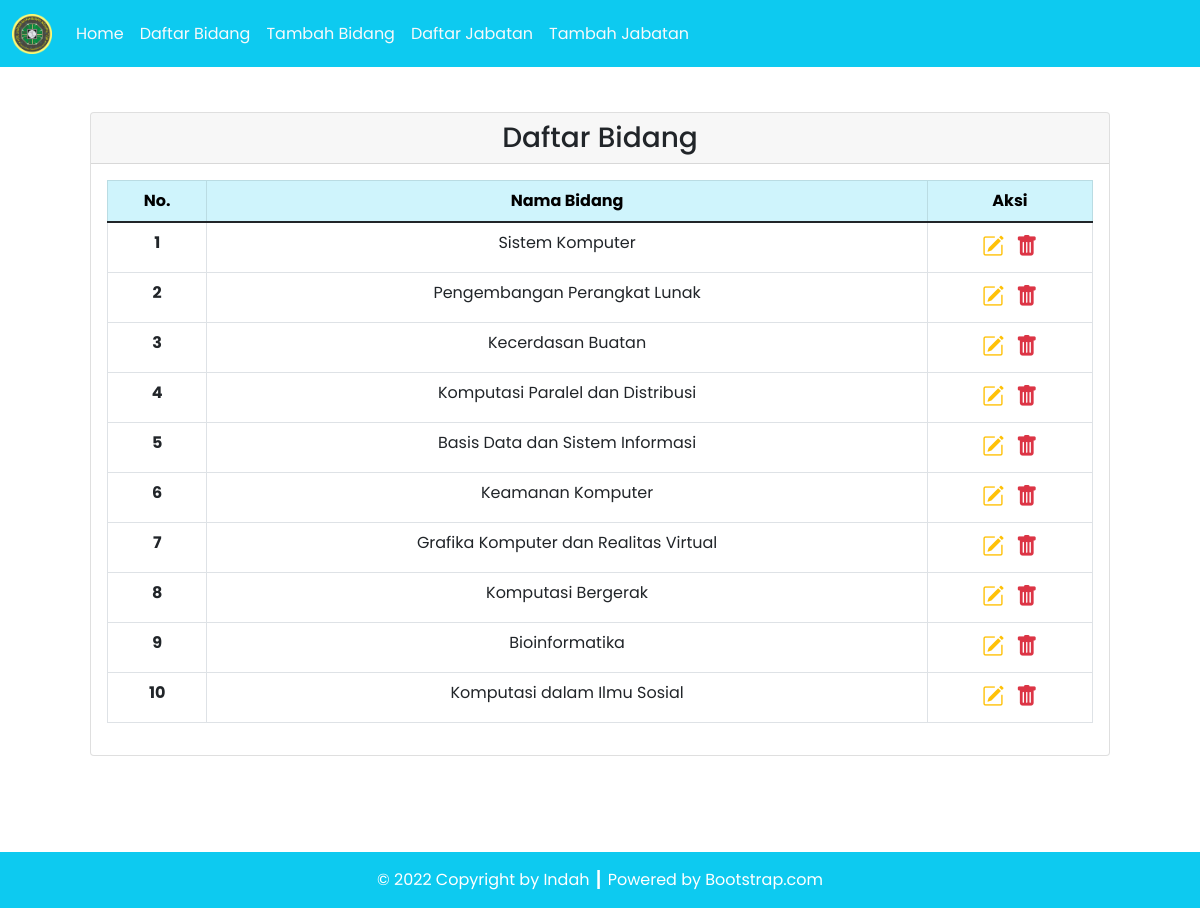
/Source_code/2103507_Indah_TP3/bidang.php, run on the app's committed database.
### tables this page shows
CREATE TABLE `bidang` (
  `bidang_id` int(11) NOT NULL,
  `bidang_nama` varchar(255) NOT NULL
);

### Source_code/2103507_Indah_TP3/config/db.php (called while the page is built)
<?php
$DB_HOST = "localhost";
$DB_USERNAME = "root";
$DB_PASSWORD = "";
$DB_NAME = "db_dosen_tp3";

### Source_code/2103507_Indah_TP3/classes/DB.php (called while the page is built, shortened)
<?php
class DB
{
    private $hostname;
    private $username;
    private $password;
    private $dbname;
    private $conn;
    private $result;
    function __construct($hostname, $username, $password, $dbname)
    {
        $this->hostname = $hostname;
        $this->username = $username;
        $this->password = $password;
        $this->dbname = $dbname;
    }
    function open()
    {
        $this->conn = mysqli_connect($this->hostname, $this->username, $this->password, $this->dbname);
    }
    function execute($query)
    {
        $this->result = mysqli_query($this->conn, $query);
    }
    function getResult()
    {
        return mysqli_fetch_array($this->result);
    }
}

### Source_code/2103507_Indah_TP3/classes/Bidang.php (called while the page is built, shortened)
<?php
class Bidang extends DB
{
    function getBidang()
    {
        $query = "SELECT * FROM bidang";
        return $this->execute($query);
    }
}

### Source_code/2103507_Indah_TP3/bidang.php (the view, shortened to what this page needs)
<?php
include('config/db.php');
include('classes/DB.php');
include('classes/Bidang.php');
$bidang = new Bidang($DB_HOST, $DB_USERNAME, $DB_PASSWORD, $DB_NAME);
$bidang->open();
$bidang->getBidang();
$header = '<tr>
<th scope="row">No.</th>
<th scope="row">Nama Bidang</th>
<th scope="row">Aksi</th>
</tr>';
$data = null;
$no = 1;
while ($div = $bidang->getResult()) {
    $data .= '<tr>
    <th scope="row">' . $no . '</th>
    <td>' . $div['bidang_nama'] . '</td>
    <td style="font-size: 22px;">
        <a href="edit_bidang.php?id=' . $div['bidang_id'] . '" title="Edit Data"><i class="bi bi-pencil-square text-warning"></i></a>&nbsp;
        <a href="bidang.php?hapus=' . $div['bidang_id'] . '" title="Delete Data" onclick="return confirmDelete()"><i class="bi bi-trash-fill text-danger"></i></a>
        </td>
    </tr>';
    $no++;
}
?>

### data on the page
bidang: bidang_nama "Sistem Komputer"
bidang: bidang_nama "Pengembangan Perangkat Lunak"
bidang: bidang_nama "Kecerdasan Buatan"
bidang: bidang_nama "Komputasi Paralel dan Distribusi"
bidang: bidang_nama "Basis Data dan Sistem Informasi"
bidang: bidang_nama "Keamanan Komputer"
bidang: bidang_nama "Grafika Komputer dan Realitas Virtual"
bidang: bidang_nama "Komputasi Bergerak"
bidang: bidang_nama "Bioinformatika"
bidang: bidang_nama "Komputasi dalam Ilmu Sosial"

### other printed values
$this->content "Home Daftar Bidang Tambah Bidang Daftar Jabatan Tambah Jabatan Daftar Bidang © 2022 Copyright by Indah ┃ Powered by Bootstrap.com"
